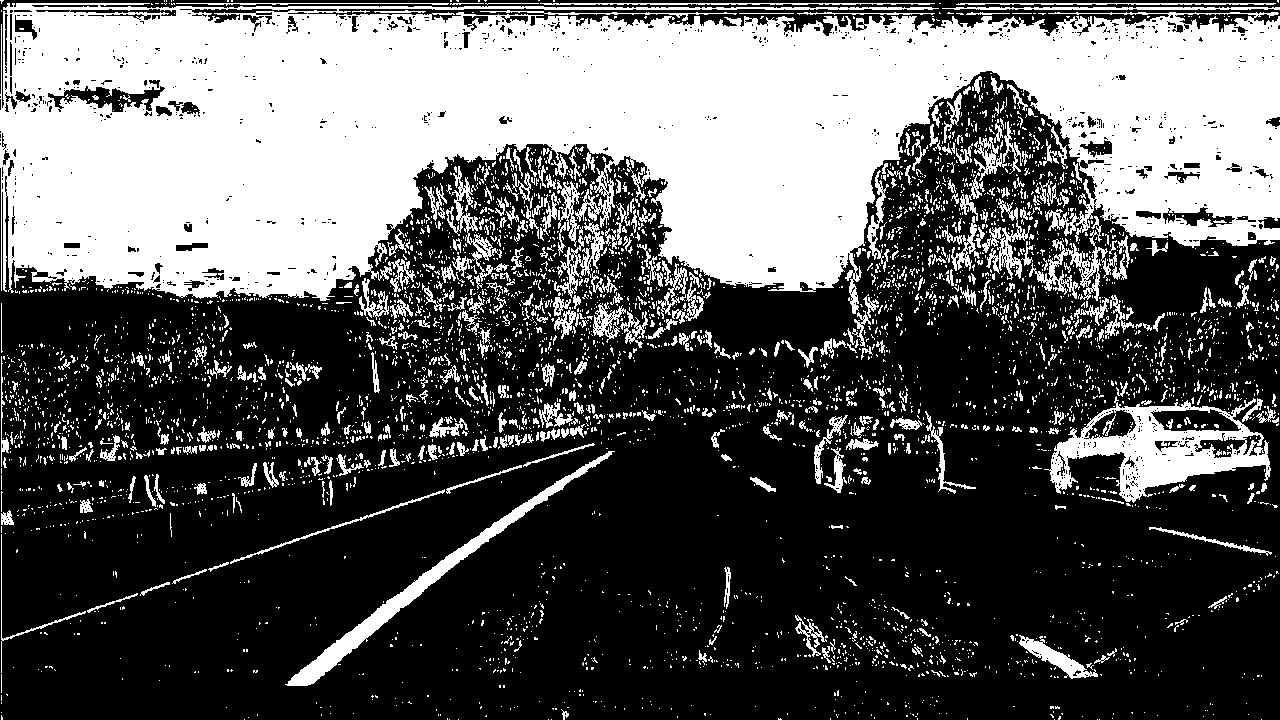
#> input picture CarND-Advanced-Lane-Lines/output_images/test1_binary.png, 1280 x 720 px, given in place of test1.jpg, which was not available
$ python binary_image.py   (Python 2 division)   (older library calls are emulated)
#> lines starting #> are read from the running program, lines starting #| are printed output that depends on the picture; after the words box and inside, x2 and y2 are one past the last pixel; in counts of white or black regions, pixels touching at a corner belong together; pictures that were not available may be replaced by others from this repository, and a replacement may not be noted
import numpy as np
import cv2
import matplotlib.pyplot as plt
import matplotlib.image as mpimg

"""
If you want to continue to explore additional color channels,
I have seen that the L channel from LUV with lower and upper thresholds around 225 & 255
respectively works very well to pick out the white lines, even in the parts of the video
with heavy shadows.You can also try out the b channel from Lab which does a great job with
the yellow lines (you can play around with thresholds around 155 & 200).
"""

def get_binary_img(img, s_thresh=(120, 255), sx_thresh=(20, 255),l_thresh=(40,255)):
    img = np.copy(img)
    # Convert to HLS color space and separate the V channel
    hls = cv2.cvtColor(img, cv2.COLOR_BGR2HLS).astype(np.float)
    l_channel = hls[:,:,1]
    s_channel = hls[:,:,2]
    # Sobel x
    sobelx = cv2.Sobel(l_channel, cv2.CV_64F, 1, 0) # Take the derivative in x
    abs_sobelx = np.absolute(sobelx) # Absolute x derivative to accentuate lines away from horizontal
    scaled_sobel = np.uint8(255*abs_sobelx/np.max(abs_sobelx))

    # Threshold x gradient
    sxbinary = np.zeros_like(scaled_sobel)
    sxbinary[(scaled_sobel >= sx_thresh[0]) & (scaled_sobel <= sx_thresh[1])] = 1

    # Threshold color channel
    s_binary = np.zeros_like(s_channel)
    s_binary[(s_channel >= s_thresh[0]) & (s_channel <= s_thresh[1])] = 1

     # Threshold lightness
    l_binary = np.zeros_like(l_channel)
    l_binary[(l_channel >= l_thresh[0]) & (l_channel <= l_thresh[1])] = 1

    # Stack each channel
    channels = 255*np.dstack(( l_binary, sxbinary, s_binary)).astype('uint8')

    # Combine the three binary thresholds
    binary = np.zeros_like(sxbinary)
    binary[((l_binary == 1) & (s_binary == 1) | (sxbinary==1))] = 1
    binary = 255*np.dstack((binary,binary,binary)).astype('uint8')

    return binary, channels

if __name__ == '__main__':
    num_test_images = 6
    for test_image in range(1, num_test_images+1):
        print('processing image test_images/test{}.jpg'.format(test_image))
        image = cv2.imread('test_images/test{}.jpg'.format(test_image))
#> image is the input picture: shape (720, 1280, 3); 36.2% white; 4854 white regions (4324 under 20 px), largest, box (x1, y1, x2, y2) and area: (0, 3, 1280, 314) 255726, (1044, 396, 1271, 503) 9195, (285, 451, 615, 686) 4794
        combined_binary, color_binary = get_binary_img(image)
#> in get_binary_img, `hls = cv2.cvtColor(img, cv2.COLOR_BGR2HLS).astype(np.float)`:
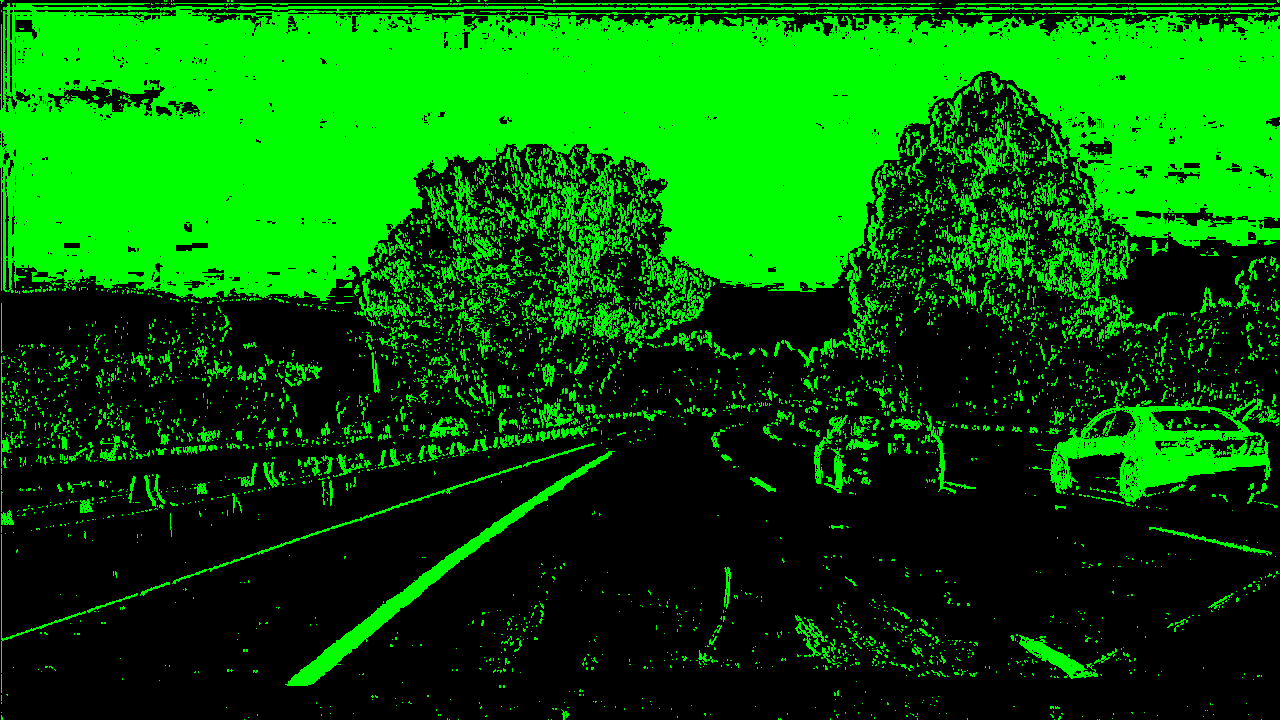
#> hls: shape (720, 1280, 3) float64; mean of channels 0, 1, 2 0, 92.4, 0; drawn as B, G, R
#> in get_binary_img, `s_channel = hls[:,:,2]`: s_channel: shape (720, 1280) float64; every value is 0
#> in get_binary_img, `sobelx = cv2.Sobel(l_channel, cv2.CV_64F, 1, 0)`:
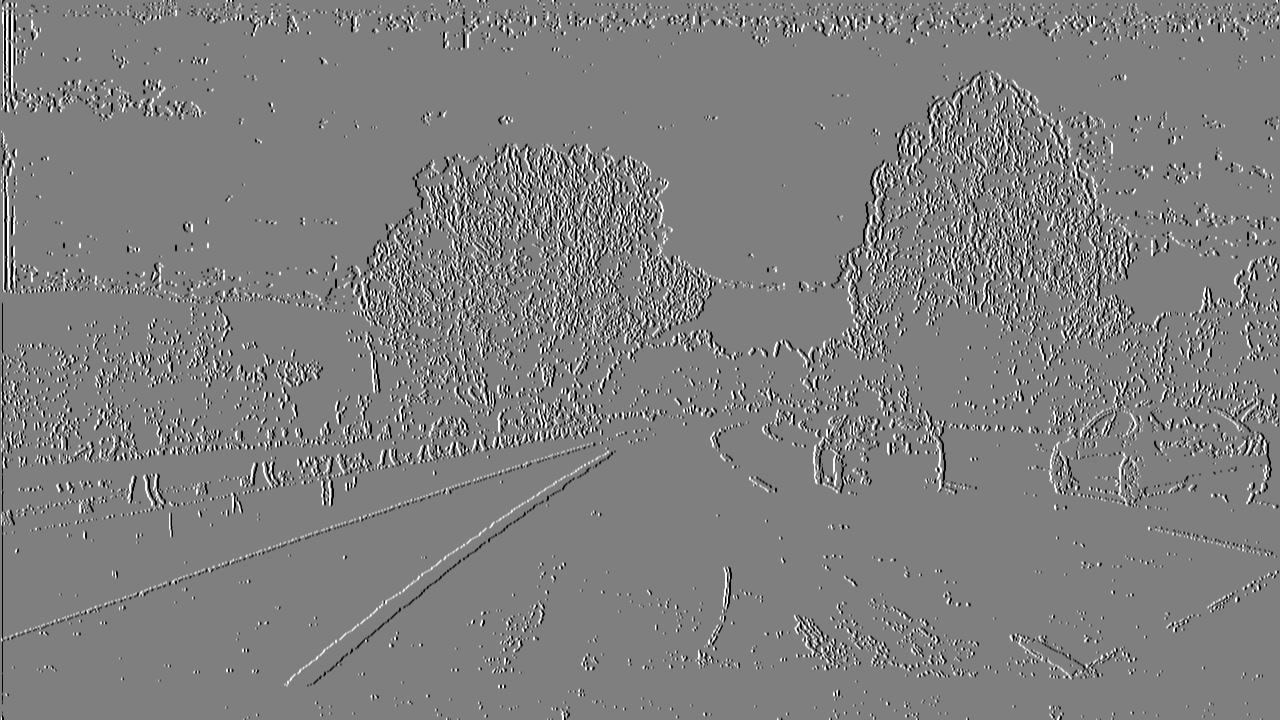
#> sobelx: shape (720, 1280) float64; min -1020, max 1020, mean -0.3; drawn with min black and max white
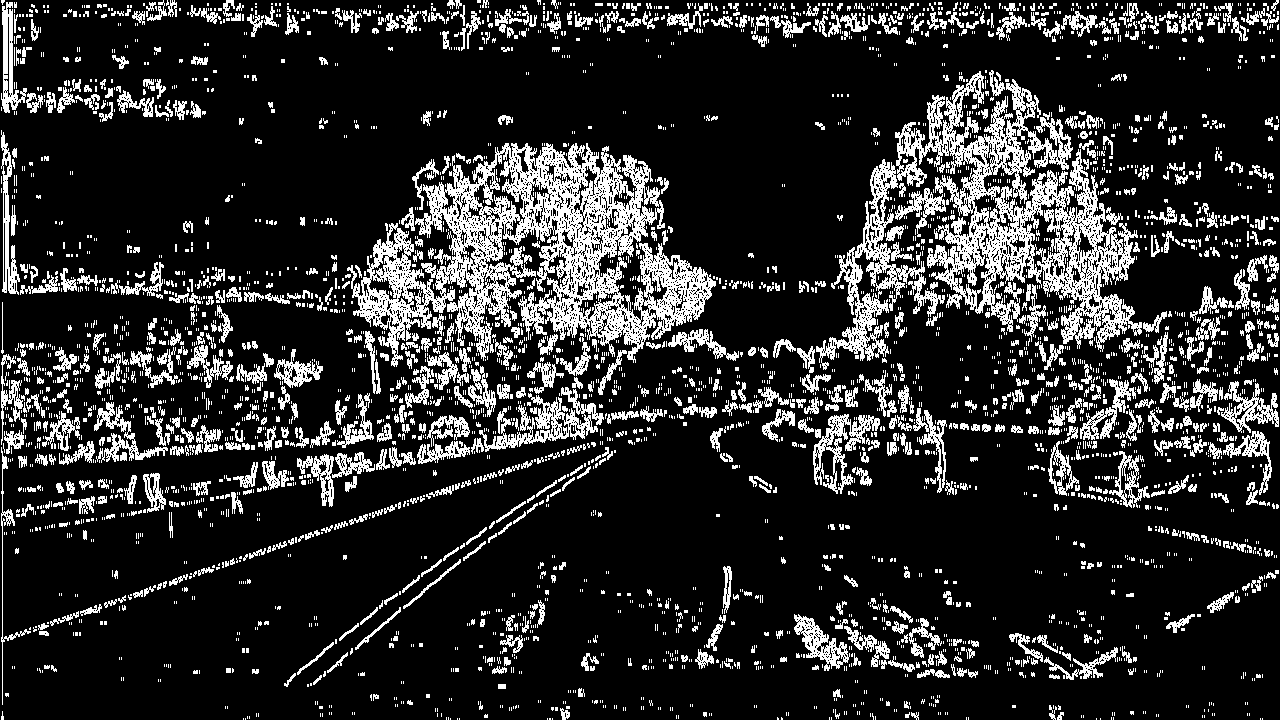
#> combined_binary: shape (720, 1280, 3); 17.3% white in thin lines or dots
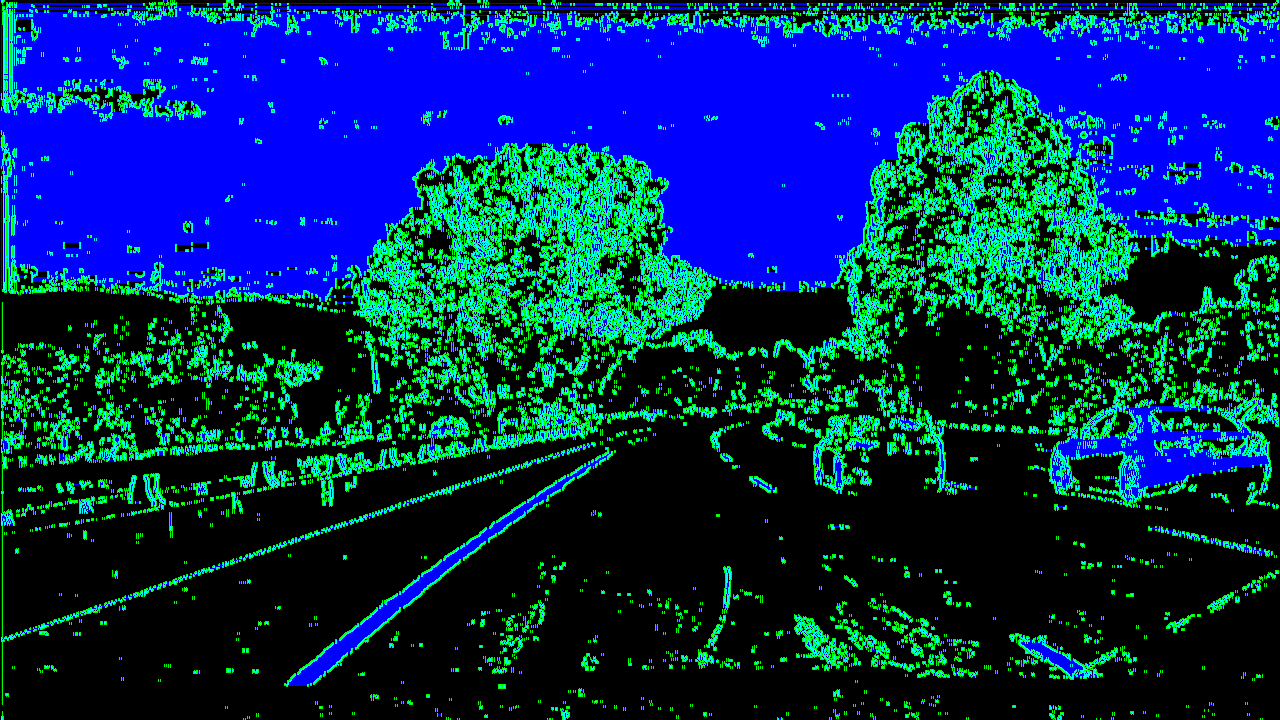
#> color_binary: shape (720, 1280, 3); mean B, G, R 92.4, 44.1, 0
        cv2.imwrite('output_images/test{}_binary.png'.format(test_image), combined_binary)
        cv2.imwrite('output_images/test{}_color_binary.png'.format(test_image), color_binary)
#> pass 2 of the loop `for test_image in range(1, num_test_images+1):`:
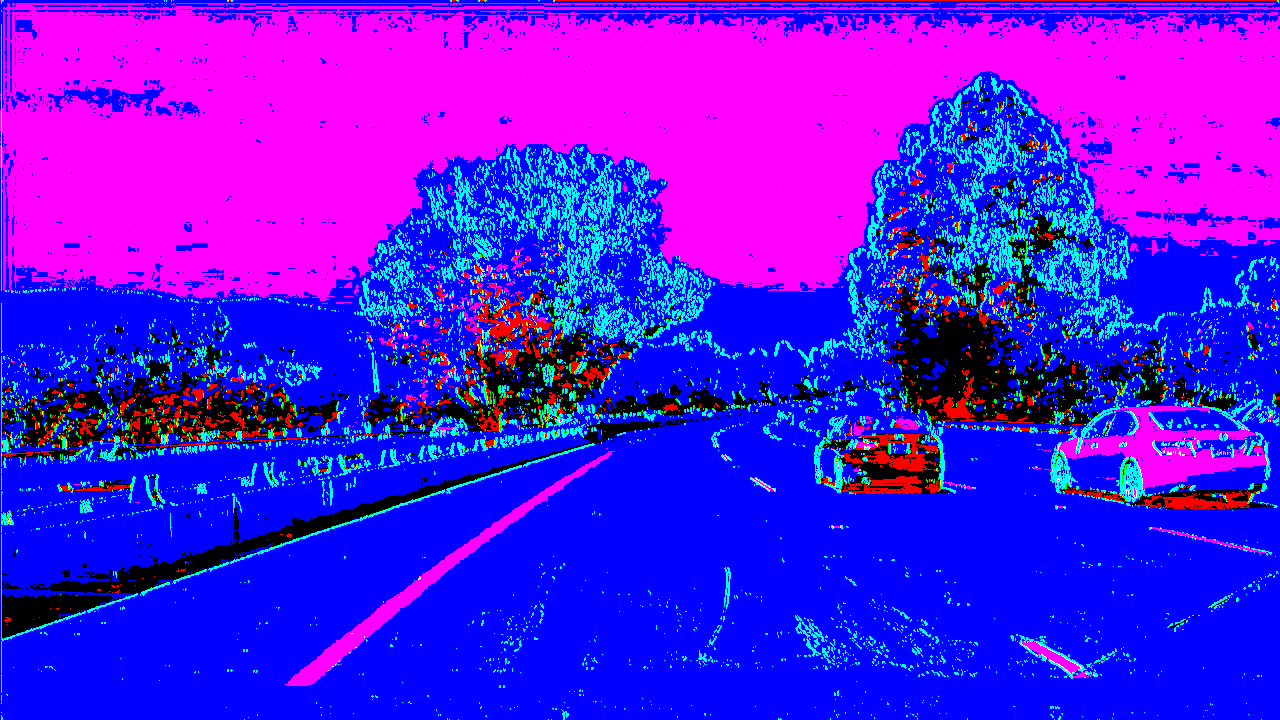
#> input picture CarND-Advanced-Lane-Lines/output_images/test1_color_binary.png, 1280 x 720 px, given in place of test2.jpg, which was not available
#> image is the input picture: shape (720, 1280, 3); mean B, G, R 232.2, 17.4, 80.2
#> in get_binary_img (call 2), `s_channel = hls[:,:,2]`:
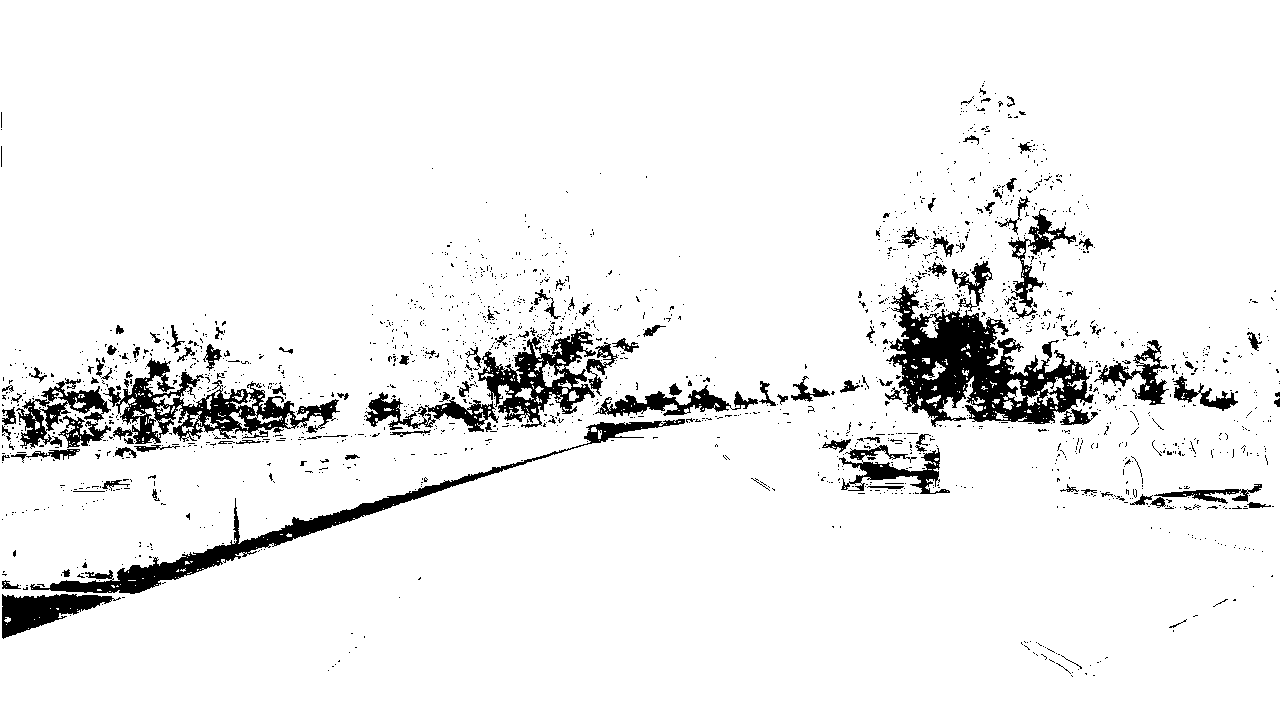
#> s_channel: shape (720, 1280) float64; 93.5% white; 1854 black regions (1722 under 20 px), largest, box (x1, y1, x2, y2) and area: (885, 285, 1098, 427) 12834, (30, 419, 685, 594) 7331, (103, 358, 340, 444) 6340
#> combined_binary: shape (720, 1280, 3); 96.3% white; 2802 black regions (2673 under 20 px), largest, box (x1, y1, x2, y2) and area: (894, 311, 1071, 422) 6832, (51, 467, 502, 594) 4575, (3, 594, 111, 639) 2212
#> `combined_binary, color_binary = get_binary_img(image)`:
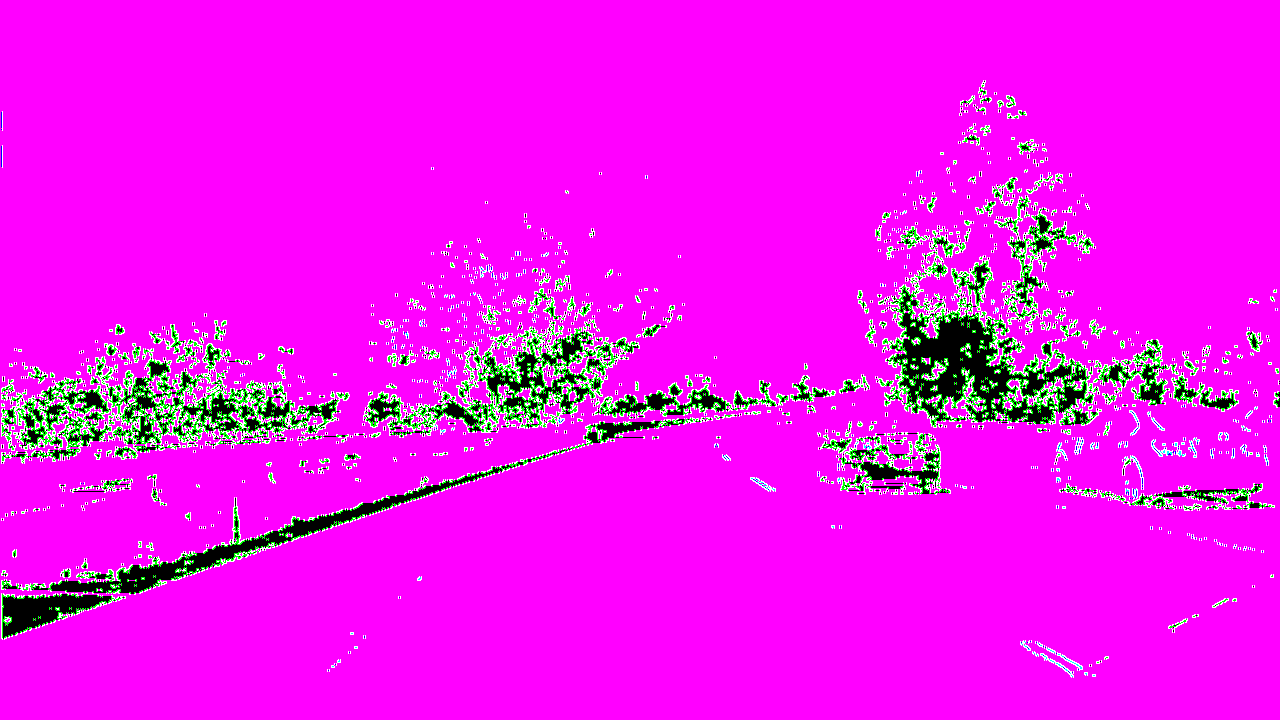
#> color_binary: shape (720, 1280, 3); mean B, G, R 238.7, 17.6, 238.5
#> (the run stopped early here; a loop or call above may not have finished)
